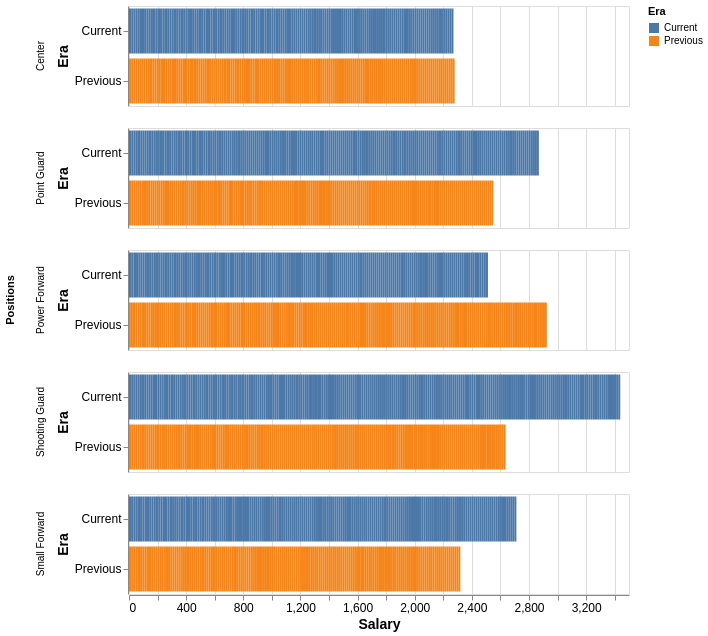

The notebook cell saved with this chart:
### Markdown cell above
Next, we plot the grouped bar chart for each Era by different player position against the Salary. Generally, when a new CBA is signed, the players get a bump in their overall salary. This can be clearly seen below that for every player position, the average current era salary is higher than that of the previous era. Additionally, it appears that the Point Guard position had the largest average salary jump while at the same time the Small Forward position had the lowest salary raise comparitavely.

### Code cell
# Code to plot a bar chart 

chart = alt.Chart(df_grouped).mark_bar().encode(
    x='Salary:Q',
    y=alt.Y('Era:N', title='Era'),
    color=alt.Color('Era:N'),
    row = 'Positions'
).properties(
    width=500,  
    height=100  
)

bar_chart = chart.configure_axis(
    labelFontSize=12,
    titleFontSize=14
)
bar_chart

### Figure 1 — Vega-Lite specification as saved in the notebook (floating-point values rounded to 4 significant figures; data arrays with more than 128 entries replaced by an {"elided": "..."} marker saying what was removed)
{"config": {"view": {"continuousWidth": 400, "continuousHeight": 300}, "axis": {"labelFontSize": 12, "titleFontSize": 14}}, "data": {"name": "data-a2f85fb272be02ee4ea6759aa23b57dd"}, "mark": "bar", "encoding": {"color": {"field": "Era", "type": "nominal"}, "row": {"field": "Positions", "type": "nominal"}, "x": {"field": "Salary", "type": "quantitative"}, "y": {"field": "Era", "title": "Era", "type": "nominal"}}, "height": 100, "width": 500, "$schema": "https://vega.github.io/schema/vega-lite/v4.17.0.json", "datasets": {"data-a2f85fb272be02ee4ea6759aa23b57dd": {"elided": "1804 records"}}}
